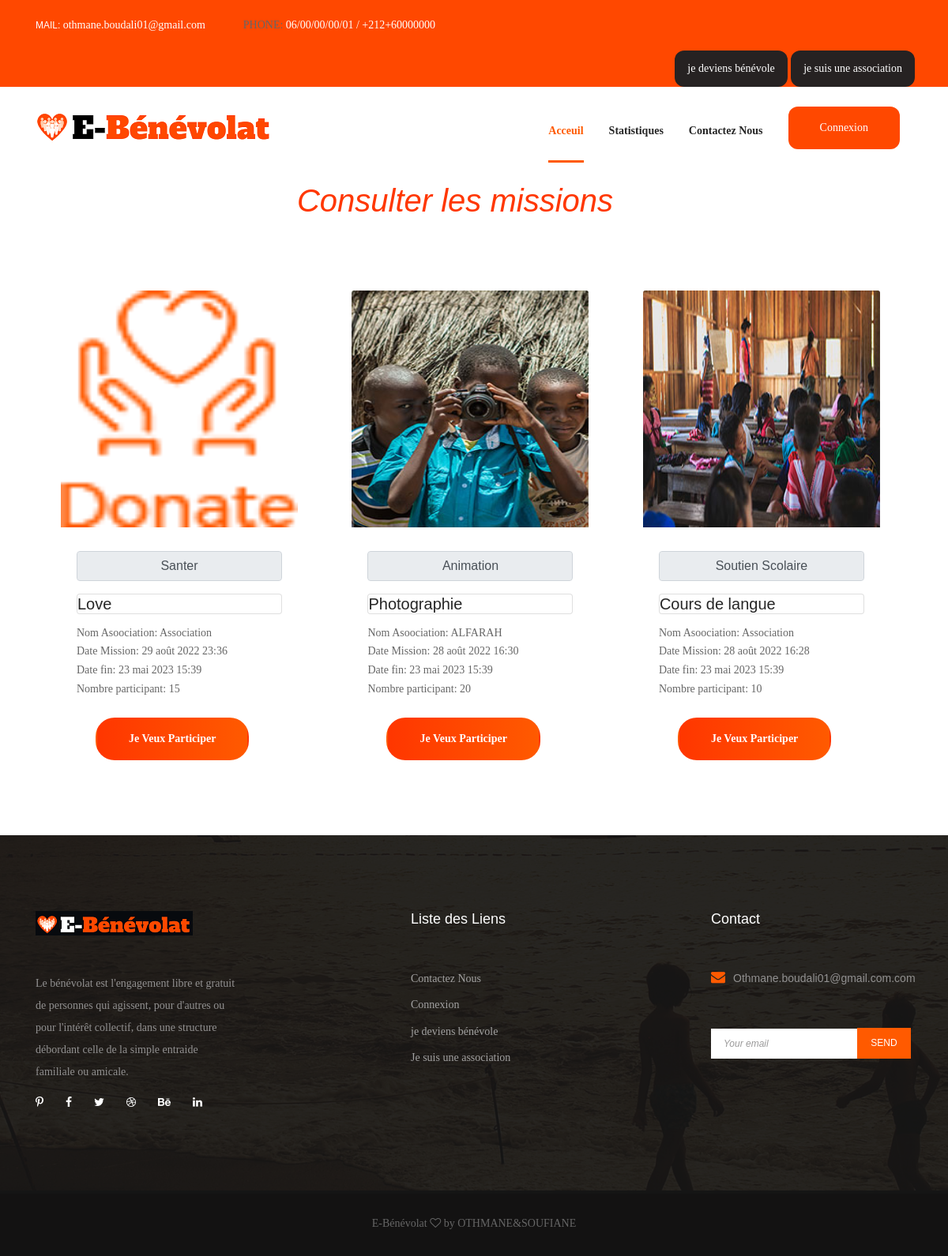
/association/benevole/, run on the app's committed database.
### association/models.py (models this page shows, shortened)
class Mission(models.Model):
        domaine_prefere = (
        ('Sport', 'Sport'),
        ('Santer', 'Santer'),
        ('Soutien Scolaire', 'Soutien Scolaire'),
        ('Aides Sociales', 'Aides Sociales'),
        ('Entreprenariat', 'Entreprenariat'),
        ('Informatique', 'Informatique'),
        ('Animation', 'Animation'),
        )
        nom=models.CharField(max_length=50,null=False,blank=False)
        description=models.CharField(max_length=150,null=False,blank=False)
        date_publier=models.DateTimeField()
        date_modification=models.DateTimeField(auto_now=True)
        date_fin=models.DateTimeField(default=timezone.now)
        domaine=models.CharField(max_length=20, choices=domaine_prefere)
        lieu=models.CharField(max_length=50,null=False,blank=False)
        nombre_participant=models.CharField(max_length=50,null=False,blank=False)
        photo_mission = models.ImageField( upload_to='uploads/images',null=True,blank=True)
        slug=models.SlugField(null=True,blank=True)
        association=models.ForeignKey(User,on_delete = models.CASCADE,null=True,blank=True)
        class Meta:
            ordering = ('-date_publier',)
        def fin_du_mission(self):
            return self.date_fin < timezone.now()

### users/models.py (models this page shows, shortened)
class  User(AbstractUser):
    est_association = models.BooleanField(default=False)
    est_benevolat = models.BooleanField(default=False)
    username = models.CharField(max_length=30,unique=True)
    email = models.EmailField()
    password1 = models.CharField(max_length=20,null=True)
    password2 = models.CharField(max_length=20,null=True)

class ProfileAssociation(models.Model):
    nbr_bureau = [
        ('- Choisir une valeur -', '- Choisir une valeur -'),
        ('de 0 a 5', 'de 0 a 5'),
        ('de 5 a 10', 'de 5 a 10'),
        ('de 10 a plus', 'de 10 a plus'),
    ]
    nbr_beneficier = [
        ('- Choisir une valeur -', '- Choisir une valeur -'),
        ('0 a 50', '0 a 50'),
        ('50 a  plus', '50 a  plus'),
    ]
    activiter_prefere = (
        ('Sport', 'Sport'),
        ('Santer', 'Santer'),
        ('Education', 'Education'),
        ('Enseignement', 'Enseignement'),
        ('Entreprenariat', 'Entreprenariat'),
        ('Protection de lenvironnement', 'Protection de lenvironnement'),
        ('Handicap', 'Handicap'),
        ('Droits de la femme', 'Droits de la femme'),
        ('Autres Domaine', 'Autres Domaine'),
        )
    logo = models.ImageField( upload_to='uploads/images',null=True,blank=True)
    user = models.OneToOneField(User,related_name="association",on_delete = models.CASCADE, primary_key = True)
    nom_association = models.CharField(max_length=50)
    nom_complet = models.CharField(max_length=50)
    telephone = models.CharField(max_length=20,null=True, blank=False)
    description = models.TextField(max_length=200,null=True)
    adresse = models.TextField(max_length=100,null=True,blank=True)
    ville = models.CharField(max_length=30,null=True, blank=False)
    nbr_membre_bureau = models.CharField(
        max_length=25, choices=nbr_bureau, default='- Choisir une valeur -')
    nbr_beneficiere = models.CharField(
        max_length=25, choices=nbr_beneficier, default='- Choisir une valeur -')
    siteweb = models.CharField(max_length=40,null=True)
    activiter_prefere  = models.CharField(max_length=100, choices=activiter_prefere)
    accepter_par_admin = models.BooleanField(default=False)

### association/views.py (the view)
# urls.py: path('benevole/', views.benevole, name='benevole'),
def benevole(request):
    missions=Mission.objects.all()
    return render(request, 'home/Benevole.html', {
        'title': 'Benevole',
        'missions':missions
    })

### templates/home/Benevole.html
{% extends 'home/base.html' %}
 {% block content %}{% load static %}
 <div class="container mt-4 pb-5">
  <h1 class="text-title text-center mt-2 mr-5">Consulter les missions</h1>
  {% for mission in missions %}
  <div class="d-inline-flex m-2 p-4">
  <div class="swiper-wrapper mt-2">
    <div class="cause-wrap" style="">
      <img src="{{mission.photo_mission.url}}" class="card-img-top" style="width:300px; height:300px" alt="..."/>
      <div class="card-body" style="width:300px; height:300px"">
      <input style="text-align:center" class="form-control" type="text"  value="{{mission.domaine}}" readonly >
      <h5 class="card card-title mt-3">{{mission.nom}}</h5>
      <p class="card-text">Nom Asoociation: {{mission.association.association.nom_association}}</p>
      <p class="card-text">Date Mission: {{mission.date_publier}}</p>
      <p class="card-text">Date fin: {{mission.date_fin}}</p>
      <p class="card-text">Nombre participant: {{mission.nombre_participant}}</p>
      {% if mission.fin_du_mission %}
      <a href="{% url 'benevole' %}" class="btn gradient-bg m-4 text-white disabled" >Mission Expirée</a>
      {% else %}
      <a href="{% url 'ConfirmeParticipation' mission.id %}" style="" class="btn gradient-bg m-4 text-white">Je Veux Participer</a>
      {% endif  %}
      </div>
    </div>
  </div>
 </div>
 {% endfor %}
{% endblock content %}

### templates/home/base.html (shortened to what this page needs)
{% load static %}
<!DOCTYPE html>
<html lang="en">
<head>
    <link href="https://cdn.jsdelivr.net/npm/bootstrap@5.0.0/dist/css/bootstrap.min.css" rel="stylesheet">
    <link rel="stylesheet" type="text/css" href="{% static 'vendor/bootstrap/css/bootstrap.min.css' %}">
    <link rel="stylesheet" type="text/css" href="{% static 'fonts/font-awesome-4.7.0/css/font-awesome.min.css' %}">
    <link rel="stylesheet" type="text/css" href="{% static 'fonts/iconic/css/material-design-iconic-font.min.css' %}">
    <link rel="stylesheet" type="text/css" href="{% static 'vendor/animate/animate.css' %}">
    <link rel="stylesheet" type="text/css" href="{% static 'vendor/css-hamburgers/hamburgers.min.css' %}">
    <link rel="stylesheet" type="text/css" href="{% static 'vendor/animsition/css/animsition.min.css' %}">
    <link rel="stylesheet" type="text/css" href="{% static 'vendor/select2/select2.min.css' %}">
    <link rel="stylesheet" type="text/css" href="{% static 'vendor/daterangepicker/daterangepicker.css'%}">
    <link rel="stylesheet" type="text/css" href="{% static 'css/util.css' %}">
        <link rel="stylesheet" href="{% static 'css/bootstrap.min.css' %}">
        <link rel="stylesheet" href="{% static 'css/bootstrap.css' %}">
        <link rel="stylesheet" href="{% static 'css/font-awesome.min.css' %}">
        <link rel="stylesheet" href="{% static 'css/font-awesome.css' %}">
        <link rel="stylesheet" href="{% static 'css/elegant-fonts.css' %}">
        <link rel="stylesheet" href="{% static 'css/themify-icons.css' %}">
        <link rel="stylesheet " href="{% static 'css/swiper.min.css' %}">
        <link rel="stylesheet " href="{% static 'css/swiper.css' %}">
    <link rel="stylesheet" href="{% static 'css/bootstrap.min.css' %}">
    <link rel="stylesheet" href="{% static 'css/font-awesome.min.css' %}">
    <link rel="stylesheet" href="{% static 'css/elegant-fonts.css' %}">
    <link rel="stylesheet" href="{% static 'css/themify-icons.css' %}">
    <link rel="stylesheet" href="{% static 'css/swiper.min.css' %}">
    <link rel="stylesheet" href="{% static 'css/style.css' %}">
</head>
<body>
    <header class="site-header">
      <div class="top-header-bars">
        <div class="container">
          <div class="row flex-wrap justify-content-center justify-content-lg-between align-items-lg-center">
            <div class="col-12 col-lg-8 d-none d-md-flex flex-wrap justify-content-center justify-content-lg-start mb-3 mb-lg-0">
              <div class="header-bar-emails">
                MAIL: <a href="{% url 'contactez_nous' %}">othmane.boudali01@gmail.com</a>
              </div>
              <div class="header-bar-text">
                <p>
                  PHONE: <span>06/00/00/00/01 / +212+60000000</span>
                </p>
              </div>
            </div>
            {% if user.is_authenticated %}
            <div>
              <div class="vh-header--account">
                <div class="dropdown show">
                  <a style="color: #fff;text-decoration: navajowhite;background: #262222;" class="btn donate-btn dropdown-toggle" href="#" role="button" id="dropdownMenuLink" data-bs-toggle="dropdown" aria-expanded="false">
                    {% if user.est_association %}
                    <span>
                      <strong>
                        {{user.username}}
                      </strong>
                    </span>
                    {% elif user.est_benevolat %}
                      <span class="text-gray text-height-1">
                        {{user.username}}
                      </span>
                    {% endif %}
                  </a>
                  <div class="dropdown-menu"  aria-labelledby="dropdownMenuLink">
                    <div class="d-lg-flex justify-content-between dropdown-item">
                    </div>
                    {% if user.est_association %}
                    <a style="background-color:orange;" class="dropdown-item">
                     Association
                        </a>
                    {% elif user.est_benevolat %}
                    <a class="dropdown-item" style="background-color:orange;" >
                     Bénévole
                        </a>
                    {% endif %}
                    {% if user.est_benevolat %}
                    <a class="dropdown-item" href="{% url 'benevole' %}">
                      Consulter les missions
                        </a>
                    <a class="dropdown-item" href="{% url 'profileBenevole'  %}">
                      Profile
                    </a>
                    <a class="dropdown-item" href="{% url 'temoignage' %}">
                     Temoignages
                        </a>
                    {% elif user.est_association %}
                    <a class="dropdown-item" href="{% url 'association' %}">
                      Consulter mes missions
                        </a>
                    <a class="dropdown-item" href="{% url 'profileA' %}">
                      Profile
                    </a>
                    {% endif %}
                    <a href="{% url 'logout_user' %}"  class="dropdown-item">
                      Déconnexion
                    </a>
                  </div>
                </nav>
              </div>
            </div>
            </div>
            {%else%}
            <div class="d-flex flex-row-reverse bd-highlight">
              <div class="donate-btn">
                <a class="p-3 bd-highlight" href="{% url 'registerB' %}">
                  je deviens bénévole
                </a>
                <a
                  class="p-3 bd-highlight"
                  href="{% url 'registerA' %}"
                >
                  je suis une association
                </a>
              </div>
            </div>
            {% endif %}
          </div>
        </div>
      </div>
  <div class="nav-bar">
        <div class="container">
          <div class="row">
            <div class="col-12 d-flex flex-wrap justify-content-between align-items-center">
              <div class="site-branding d-flex align-items-center">
                <a class="d-block" href="/" rel="home">
                  <img
                    class="d-block"
                    src="{% static 'images/logo1.png' %}"
                    alt="logo"
                  />
                </a>
              </div>
              <nav class="site-navigation d-flex justify-content-end align-items-center">
                {% if user.is_authenticated %}
              </div>
                {% else %}
                <ul class="d-flex flex-column flex-lg-row justify-content-lg-end align-content-center">
                    <nav class="site-navigation d-flex justify-content-end align-items-center">
                    <ul class="d-flex flex-column flex-lg-row justify-content-lg-end align-content-center">
                  <li class="current-menu-item">
                    <a href="/">Acceuil</a>
                  </li>
                  <li>
                    <a href="{% url 'test' %}">Statistiques</a>
                  </li>
                  <li>
                    <a href="{% url 'contactez_nous' %}">Contactez Nous</a>
                  </li>
                  <li class="btn-conx">
                    <a href="{% url 'login_user' %}">Connexion</a>
                  </li>
                </ul>
              </nav>
                     {% endif %}
            </div>
          </div>
        </div>
      </div>
  </header>
    <div>
        {% block content %}
        {% endblock content %}
    </div>
    <footer class="site-footer">
      <div class="footer-widgets">
        <div class="container">
          <div class="row">
            <div class="col-12 col-md-6 col-lg-3">
              <div class="foot-about">
                <h2>
                  <a class="foot-logo" href="#"
                    ><img src="{% static 'images/footer-logo3.png' %}" alt=""
                  /></a>
                </h2>
                <p>
                  Le bénévolat est l'engagement libre et gratuit de personnes qui agissent,
                  pour d'autres ou pour l'intérêt collectif, dans une structure débordant celle de la simple entraide familiale ou amicale.
                </p>
                <ul class="d-flex flex-wrap align-items-center">
                  <li>
                    <a href="#"><i class="fa fa-pinterest-p"></i></a>
                  </li>
                  <li>
                    <a href="#"><i class="fa fa-facebook"></i></a>
                  </li>
                  <li>
                    <a href="#"><i class="fa fa-twitter"></i></a>
                  </li>
                  <li>
                    <a href="#"><i class="fa fa-dribbble"></i></a>
                  </li>
                  <li>
                    <a href="#"><i class="fa fa-behance"></i></a>
                  </li>
                  <li>
                    <a href="#"><i class="fa fa-linkedin"></i></a>
                  </li>
                </ul>
              </div>
            </div>
            <div class="col-12 col-md-6 col-lg-2 mt-5 mt-md-0">
            </div>
            <div class="col-12 col-md-6 col-lg-4 mt-5 mt-md-0">
              <h2>Liste des Liens</h2>
              <ul>
                <li><a href="{% url 'contactez_nous' %}">Contactez Nous</a></li>
                <li><a href="{% url 'login_user' %}">Connexion</a></li>
                <li><a href="{% url 'registerB' %}">je deviens bénévole</a></li>
                <li><a href="{% url 'registerA' %}">Je suis une association</a></li>
              </ul>
            </div>
            <div class="col-12 col-md-6 col-lg-3 mt-5 mt-md-0">
              <div class="foot-contact">
                <h2>Contact</h2>
                <ul>
                  <li>
                    <i class="fa fa-envelope"></i
                    ><span>Othmane.boudali01@gmail.com.com</span>
                  </li>
                </ul>
              </div>
              <div class="subscribe-form">
                <form class="d-flex flex-wrap align-items-center">
                  <input type="email" placeholder="Your email" />
                  <input type="submit" value="send" />
                </form>
              </div>
            </div>
          </div>
        </div>
      </div>
      <div class="footer-bar">
        <div class="container">
          <div class="row">
            <div class="col-12">
              <p class="m-0">
                             E-Bénévolat
                <i class="fa fa-heart-o" aria-hidden="true"></i> by
                <a  target="_blank">OTHMANE&SOUFIANE</a>
              </p>
            </div>
          </div>
        </div>
      </div>
    </footer>
</body>
</html>

### data on the page
Mission: photo_mission (picture), domaine "Santer", nom "Love", association.association.nom_association "Association", date_publier "29 août 2022 23:36", date_fin "23 mai 2023 15:39", nombre_participant "15", shows "Je Veux Participer"
Mission: photo_mission (picture), domaine "Animation", nom "Photographie", association.association.nom_association "ALFARAH", date_publier "28 août 2022 16:30", date_fin "23 mai 2023 15:39", nombre_participant "20", shows "Je Veux Participer"
Mission: photo_mission (picture), domaine "Soutien Scolaire", nom "Cours de langue", association.association.nom_association "Association", date_publier "28 août 2022 16:28", date_fin "23 mai 2023 15:39", nombre_participant "10", shows "Je Veux Participer"
